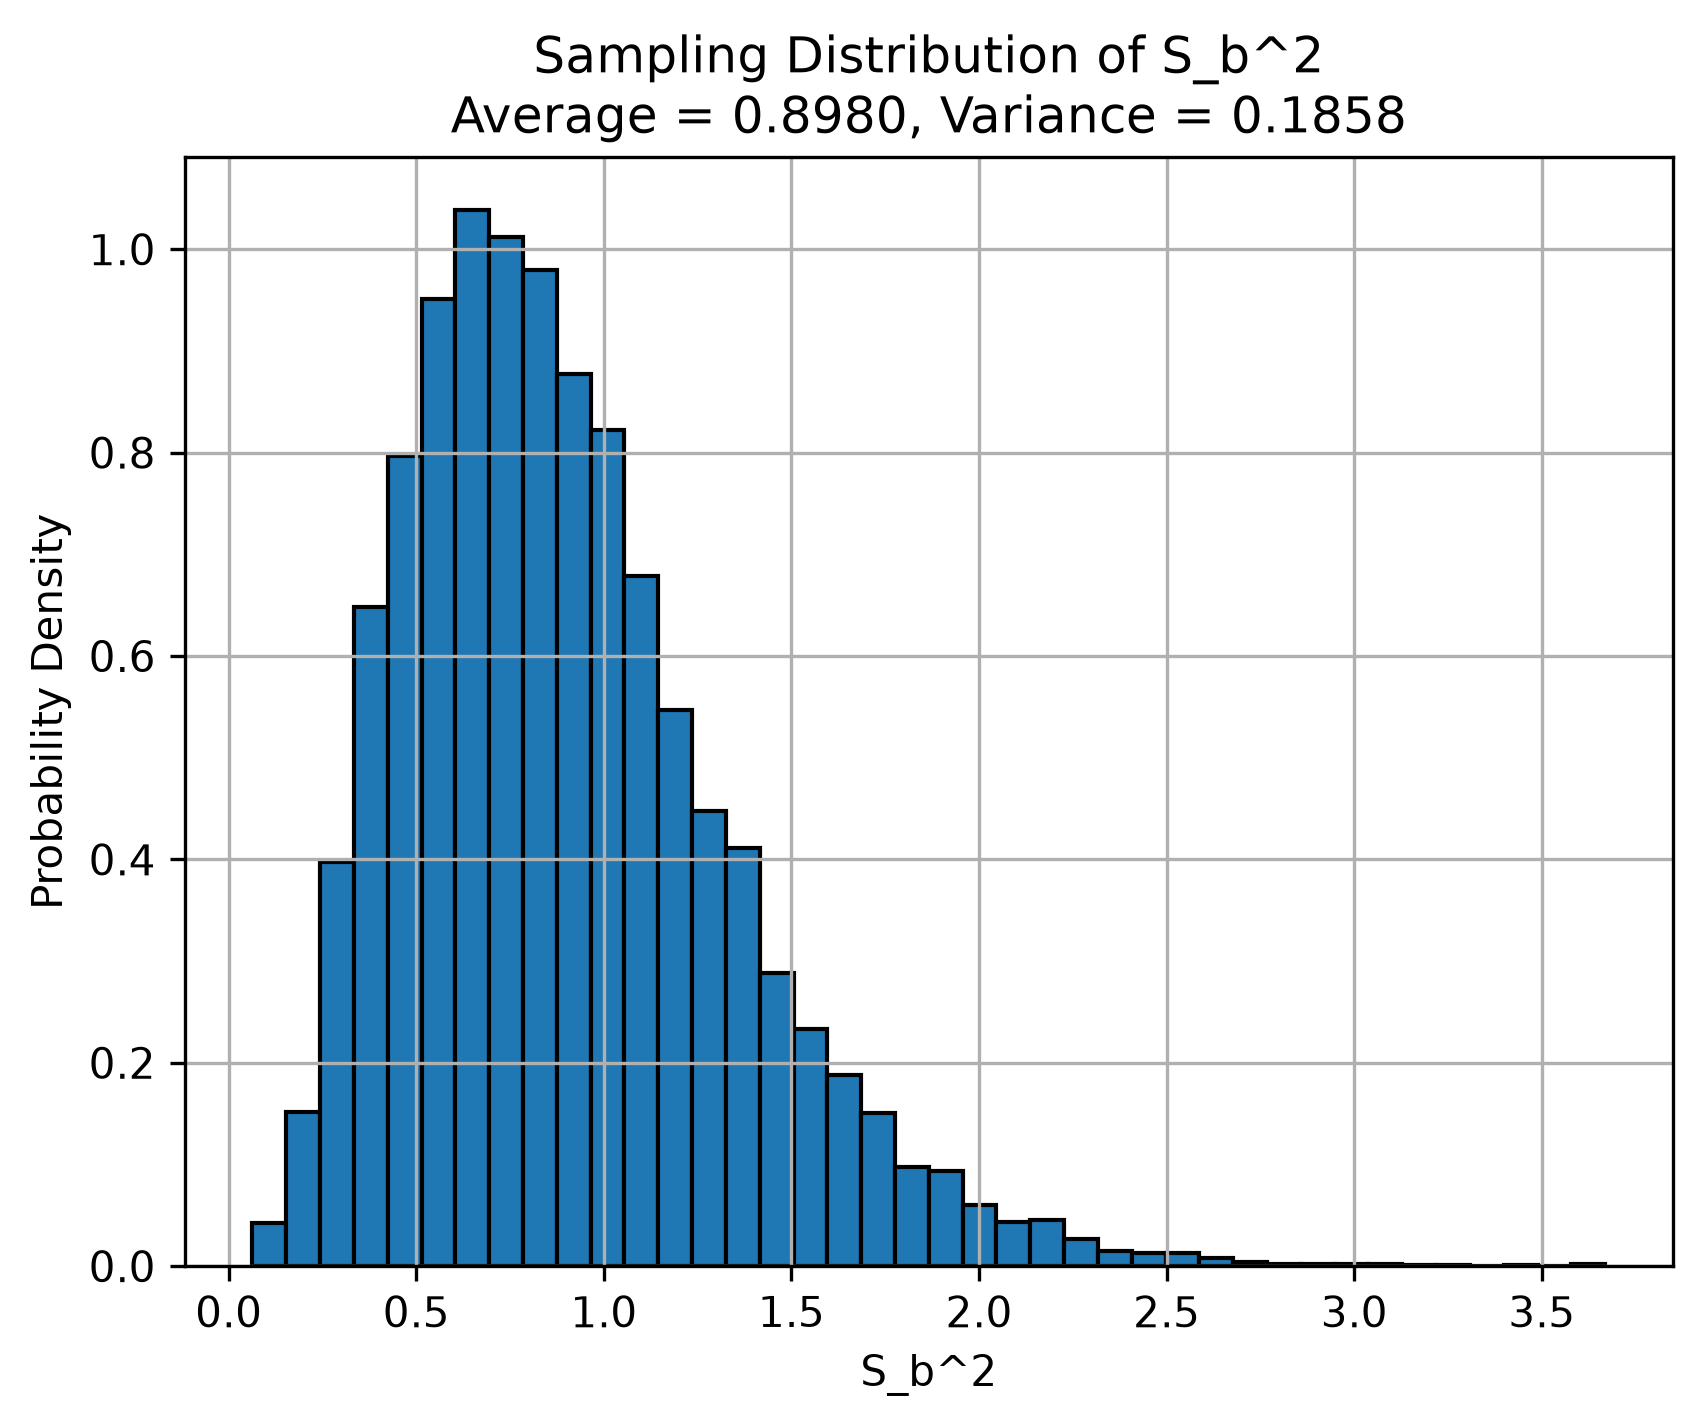

The Python source for this figure:
import numpy as np
import matplotlib.pyplot as plt
from pathlib import Path

# -----------------------------
# Given information
# -----------------------------

n = 10
repeats = 10000
mu = 0
sigma = 1

np.random.seed(1)

# -----------------------------
# Generate S_b^2 values
# -----------------------------

sb2_values = []

for i in range(repeats):
    # Draw 10 values from a normal distribution
    sample = np.random.normal(mu, sigma, n)

    # Compute sample mean
    x_bar = np.mean(sample)

    # Compute biased sample variance S_b^2
    sb2 = np.sum((sample - x_bar) ** 2) / n

    # Store it
    sb2_values.append(sb2)

sb2_values = np.array(sb2_values)

# Average and variance of the 10,000 S_b^2 values
average_sb2 = np.mean(sb2_values)
variance_sb2 = np.var(sb2_values)

print("Average of S_b^2 =", average_sb2)
print("Variance of S_b^2 =", variance_sb2)

# -----------------------------
# Plot
# -----------------------------

plt.figure()

plt.hist(sb2_values, bins=40, density=True, edgecolor="black")

plt.xlabel("S_b^2")
plt.ylabel("Probability Density")
plt.title(
    "Sampling Distribution of S_b^2\n"
    "Average = {:.4f}, Variance = {:.4f}".format(
        average_sb2, variance_sb2
    )
)

plt.grid()

# Save plot
output_file = Path.cwd() / "HW3_3_2.png"
plt.savefig(output_file, dpi=300, bbox_inches="tight")

print("Plot saved here:")
print(output_file)

plt.show()
